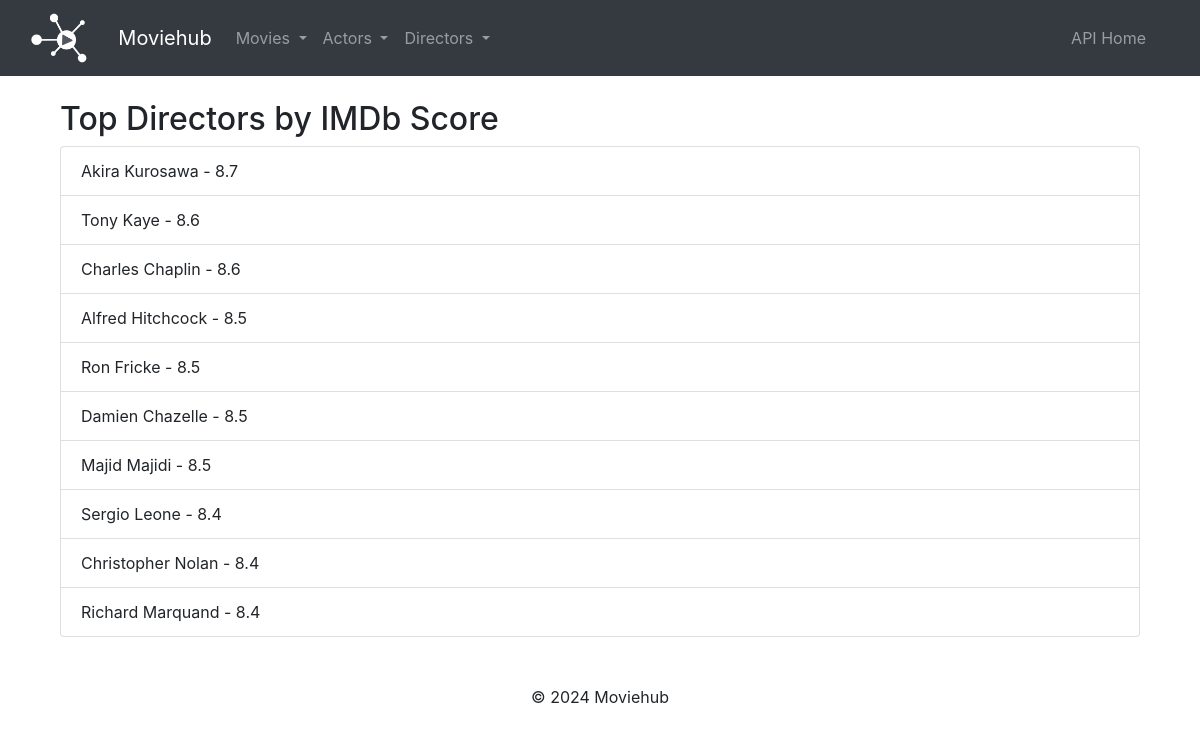
/top_directors_by_imdb/, run on the app's committed database.
### movies/models.py (models this page shows, shortened)
class Director(models.Model):
    id = models.AutoField(primary_key=True) #explicit PK
    name = models.CharField(max_length=255, unique=True) #unique constrain for integrity

### movies/views.py (the view)
# urls.py: path('top_directors_by_imdb/', top_directors_by_imdb_view, name='top_directors_by_imdb'),  #top directors by IMDb score
def top_directors_by_imdb_view(request):
    directors = Director.objects.annotate(average_imdb=Avg('movie__imdb_score')).order_by('-average_imdb')[:10]
    return render(request, 'movies/top_directors_by_imdb.html', {'directors': directors})

### movies/templates/movies/top_directors_by_imdb.html (shortened to what this page needs)
{% extends "movies/base.html" %}
{% block content %}
<div class="container mt-4">
    <h2>Top Directors by IMDb Score</h2>
    <ul class="list-group">
        {% for director in directors %}
            <li class="list-group-item d-flex justify-content-between align-items-center">
                {{ director.name }} - {{ director.average_imdb|floatformat:1 }}
            </li>
        {% endfor %}
    </ul>
</div>
{% endblock %}

### data on the page
Director: name "Akira Kurosawa", average_imdb "8.7"
Director: name "Tony Kaye", average_imdb "8.6"
Director: name "Charles Chaplin", average_imdb "8.6"
Director: name "Alfred Hitchcock", average_imdb "8.5"
Director: name "Ron Fricke", average_imdb "8.5"
Director: name "Damien Chazelle", average_imdb "8.5"
Director: name "Majid Majidi", average_imdb "8.5"
Director: name "Sergio Leone", average_imdb "8.4"
Director: name "Christopher Nolan", average_imdb "8.4"
Director: name "Richard Marquand", average_imdb "8.4"
